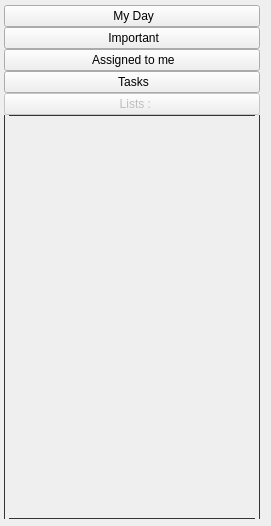
         <widget class="QWidget" name="scrollAreaWidgetContents">
          <property name="geometry">
           <rect>
            <x>0</x>
            <y>0</y>
            <width>271</width>
            <height>526</height>
           </rect>
          </property>
          <layout class="QVBoxLayout" name="verticalLayout_9">
           <property name="spacing">
            <number>0</number>
           </property>
           <property name="leftMargin">
            <number>4</number>
           </property>
           <property name="topMargin">
            <number>5</number>
           </property>
           <property name="rightMargin">
            <number>11</number>
           </property>
           <property name="bottomMargin">
            <number>7</number>
           </property>
           <item>
            <layout class="QVBoxLayout" name="verticalLayout">
             <item>
              <widget class="QPushButton" name="myDayPB">
               <property name="minimumSize">
                <size>
                 <width>0</width>
                 <height>0</height>
                </size>
               </property>
               <property name="text">
                <string> My Day</string>
               </property>
               <property name="icon">
                <iconset resource="Resources.qrc">
                 <normaloff>:/Image/Icons/out_line_sun.png</normaloff>
                 <normalon>:/Image/Icons/fill_sun.png</normalon>
                 <disabledon>:/Image/Icons/fill_sun.png</disabledon>:/Image/Icons/out_line_sun.png</iconset>
               </property>
               <property name="iconSize">
                <size>
                 <width>20</width>
                 <height>20</height>
                </size>
               </property>
               <property name="checkable">
                <bool>true</bool>
               </property>
               <property name="autoExclusive">
                <bool>true</bool>
               </property>
              </widget>
             </item>
             <item>
              <widget class="QPushButton" name="importantPB">
               <property name="text">
                <string> Important</string>
               </property>
               <property name="icon">
                <iconset resource="Resources.qrc">
                 <normaloff>:/Image/Icons/out_line_star.png</normaloff>
                 <normalon>:/Image/Icons/fill_star_color.png</normalon>:/Image/Icons/out_line_star.png</iconset>
               </property>
               <property name="iconSize">
                <size>
                 <width>20</width>
                 <height>20</height>
                </size>
               </property>
               <property name="checkable">
                <bool>true</bool>
               </property>
               <property name="autoExclusive">
                <bool>true</bool>
               </property>
              </widget>
             </item>
             <item>
              <widget class="QPushButton" name="assignedToMePB">
               <property name="text">
                <string> Assigned to me</string>
               </property>
               <property name="icon">
                <iconset resource="Resources.qrc">
                 <normaloff>:/Image/Icons/out_line_user.png</normaloff>
                 <normalon>:/Image/Icons/fill_user_color.png</normalon>:/Image/Icons/out_line_user.png</iconset>
               </property>
               <property name="iconSize">
                <size>
                 <width>20</width>
                 <height>20</height>
                </size>
               </property>
               <property name="checkable">
                <bool>true</bool>
               </property>
               <property name="autoExclusive">
                <bool>true</bool>
               </property>
              </widget>
             </item>
             <item>
              <widget class="QPushButton" name="tasksPB">
               <property name="styleSheet">
                <string notr="true"/>
               </property>
               <property name="text">
                <string> Tasks</string>
               </property>
               <property name="icon">
                <iconset resource="Resources.qrc">
                 <normaloff>:/Image/Icons/home_2.png</normaloff>
                 <normalon>:/Image/Icons/fill_home.png</normalon>:/Image/Icons/home_2.png</iconset>
               </property>
               <property name="iconSize">
                <size>
                 <width>20</width>
                 <height>20</height>
                </size>
               </property>
               <property name="checkable">
                <bool>true</bool>
               </property>
               <property name="autoExclusive">
                <bool>true</bool>
               </property>
              </widget>
             </item>
             <item>
              <widget class="QPushButton" name="listsLB_">
               <property name="enabled">
                <bool>false</bool>
               </property>
               <property name="text">
                <string>  Lists :</string>
               </property>
               <property name="icon">
                <iconset resource="Resources.qrc">
                 <normaloff>:/Image/Icons/list_icon.png</normaloff>
                 <disabledoff>:/Image/Icons/list_icon.png</disabledoff>:/Image/Icons/list_icon.png</iconset>
               </property>
               <property name="iconSize">
                <size>
                 <width>20</width>
                 <height>20</height>
                </size>
               </property>
              </widget>
             </item>
            </layout>
           </item>
           <item>
            <widget class="QFrame" name="listsFrame">
             <property name="styleSheet">
              <string notr="true">QFrame {
	border : 1px solid rgb(51, 51, 51);
	border-radius : 5 px;
}

QPushButton {
	text-align : left;
	background : transparent; 
	border-radius : 5 px;
	font: 9pt &quot;Playwrite DE Grund&quot;;
	color: rgb(255, 255, 255);
	height : 40 px;
	padding-left:1px;
	border-radius:5px;
}
QPushButton:hover {
	background-color: rgb(51, 51, 51);
	font: 700 9pt &quot;Playwrite DE Grund&quot;;
}
QPushButton:checked {
	background-color: rgb(51, 51, 51);
	font: 700 9pt &quot;Playwrite DE Grund&quot;;
}</string>
             </property>
             <property name="frameShape">
              <enum>QFrame::StyledPanel</enum>
             </property>
             <property name="frameShadow">
              <enum>QFrame::Raised</enum>
             </property>
             <layout class="QVBoxLayout" name="verticalLayout_8">
              <item>
               <spacer name="listsSpacer">
                <property name="orientation">
                 <enum>Qt::Vertical</enum>
                </property>
                <property name="sizeHint" stdset="0">
                 <size>
                  <width>223</width>
                  <height>253</height>
                 </size>
                </property>
               </spacer>
              </item>
             </layout>
            </widget>
           </item>
          </layout>
         </widget>
